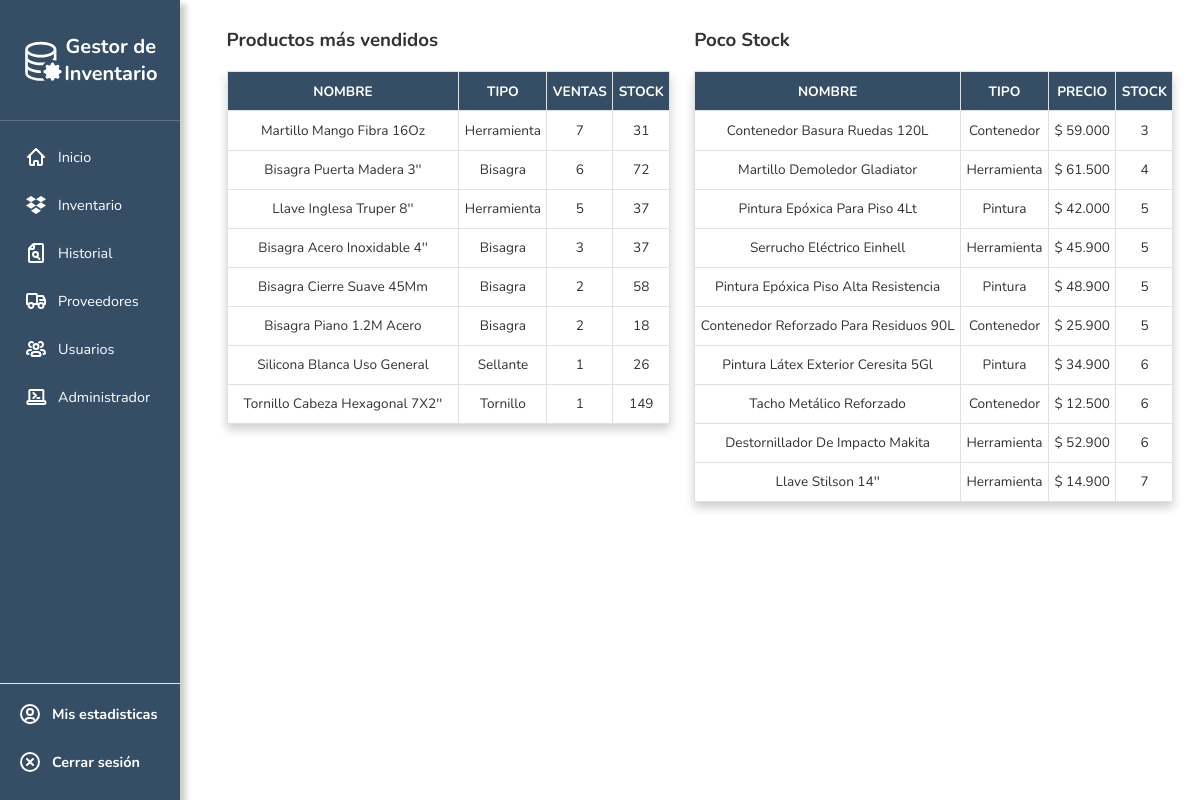
/index/ (signed in), run on the app's committed database.
### inventory/models.py (models this page shows, shortened)
class HistorialMovimiento(models.Model):
    producto_id = models.IntegerField()
    nombre_producto = models.CharField(max_length=200)
    tipo_producto = models.CharField(max_length=50)
    codigo_barras = models.CharField(max_length=100, blank=True, null=True)
    fecha = models.DateTimeField(default=now)
    cambio_stock = models.IntegerField()
    stock_final = models.IntegerField()
    motivo = models.CharField(max_length=255, blank=True)
    usuario = models.ForeignKey(User, on_delete=models.SET_NULL, null=True, blank=True)
    precio = models.IntegerField()  # Assuming you want to track the price in the history
    boleta_codigo = models.CharField(max_length=32, blank=True, null=True, help_text="Código de boleta chileno (opcional)")

class Producto(models.Model):
    name = models.CharField(max_length=200, default='Sin nombre')
    product_type = models.ForeignKey(ProductType, on_delete=models.CASCADE, verbose_name="Tipo")
    price = models.IntegerField()
    stock = models.IntegerField(default=0)
    codigo_barras = models.CharField(max_length=50, null=True, blank=True)
    date_added = models.DateTimeField(default=now, editable=False)
    class Meta:
        verbose_name = "Producto"
        verbose_name_plural = "Productos"

class ProductType(models.Model):
    name = models.CharField(max_length=100, unique=True)
    description = models.TextField(blank=True, null=True)
    is_active = models.BooleanField(default=True)
    created_at = models.DateTimeField(auto_now_add=True)
    class Meta:
        verbose_name = "Tipo de Producto"
        verbose_name_plural = "Tipos de Productos"

### inventory/views.py (the view)
# urls.py: path('index', index, name='index'),
@login_required
def index(request):
    from django.db.models import F
    from django.db.models.functions import Abs
    ventas = (
        HistorialMovimiento.objects
        .filter(motivo__iexact='venta')
        .values('producto_id', 'nombre_producto', 'tipo_producto')
        .annotate(
            ventas=Sum(Abs(F('cambio_stock'))),
            recaudado=Sum(F('precio') * Abs(F('cambio_stock')))
        )
        .order_by('-ventas', 'nombre_producto')[:10]
    )
    productos_ids = [v['producto_id'] for v in ventas]
    productos_map = {p.id: p for p in Producto.objects.filter(id__in=productos_ids)}
    productos_ids_existentes = set(Producto.objects.values_list('id', flat=True))
    productos_mas_vendidos = []
    for v in ventas:
        if v['producto_id'] in productos_ids_existentes:
            prod = productos_map.get(v['producto_id'])
            productos_mas_vendidos.append({
                'name': v['nombre_producto'],
                'tipo': v['tipo_producto'],
                'ventas': v['ventas'],
                'stock': prod.stock if prod else '-',
            })
    least_stock_items = Producto.objects.all().order_by('stock', 'date_added')[:10]
    context = {
        'productos_mas_vendidos': productos_mas_vendidos,
        'least_stock_items': least_stock_items
    }
    return render(request, 'inv/index.html', context)

### inventory/templatetags/number_filters.py (called while the page is built)
@register.filter
def comma_miles(value):
    try:
        return f"{int(value):,}".replace(",", ".")
    except:
        return value

### inventory/templates/inv/index.html
{% extends 'inv/base.html' %}
{% load number_filters %}
{% block body %}
<div class="table-container">
  <div class="table-wrapper">
    <h3>Productos más vendidos</h3>
    <table class="table table-hover">
      <thead>
        <tr>
          <th class="col-nombre">Nombre</th>
          <th>Tipo</th>
          <th>Ventas</th>
          <th>Stock</th>
        </tr>
      </thead>
      <tbody>
        {% for producto in productos_mas_vendidos %}
        <tr>
          <td>{{ producto.name }}</td>
          <td>{{ producto.tipo }}</td>
          <td>{{ producto.ventas }}</td>
          <td>{{ producto.stock }}</td>
        </tr>
        {% empty %}
        <tr>
          <td colspan="4" class="text-center">No hay ventas registradas.</td>
        </tr>
        {% endfor %}
      </tbody>
    </table>
  </div>
  <div class="table-wrapper">
    <h3>Poco Stock</h3>
    <table class="table table-hover">
      <thead>
        <tr>
          <th class="col-nombre">Nombre</th>
          <th>Tipo</th>
          <th>Precio</th>
          <th>Stock</th>
        </tr>
      </thead>
      <tbody>
        {% for producto in least_stock_items %}
        <tr class="{% if producto.stock == 0 %}table-danger{% elif producto.stock <= 5 %}table-warning{% endif %}">
          <td>{{ producto.name }}</td>
          <td>{{ producto.product_type.name }}</td>
          <td class="price-cell">$ {{ producto.price|comma_miles }}</td>
          <td>
            <span class="badge {% if producto.stock == 0 %}bg-danger{% elif producto.stock <= 5 %}bg-warning{% else %}bg-success{% endif %}">
              {{ producto.stock }}
            </span>
          </td>
        </tr>
        {% empty %}
        <tr>
          <td colspan="5" class="text-center">No hay productos en el inventario.</td>
        </tr>
        {% endfor %}
      </tbody>
    </table>
  </div>
</div>
{% endblock %}

### inventory/static/css/style.css (style rules this page uses)
html, body { overflow-x: hidden; font-family: 'Nunito', Arial, sans-serif; background-color: #ffffff; color: #333; margin: 0; padding: 0; }
.table-container { display: flex; gap: 2vw; justify-content: center; width: 100%; max-width: 100vw; box-sizing: border-box; padding-bottom: 2em; overflow-x: auto; }
.table { border-left: 1px solid #dee2e6; border-right: 1px solid #dee2e6; border-collapse: collapse; width: 100%; background-color: white; overflow-x: auto; margin-top: 2vh; box-shadow: 0 0.4rem 0.6rem rgba(0, 0, 0, 0.2); }
.table th { border-collapse: collapse; background-color: #354e66; color: white; text-align: center; padding: 1em; font-weight: bold; text-transform: uppercase; font-size: 1rem; }
.table td { text-align: center; padding: 1em; vertical-align: middle; border-bottom: 1px solid #dee2e6; font-size: 1rem; }
.price-cell { white-space: nowrap; }
.table { width: 100%; border-collapse: collapse; }
.table th, .table td { overflow: hidden; text-overflow: ellipsis; white-space: nowrap; vertical-align: middle; border: 1px solid #dee2e6; }
.table th { background-color: #354e66 !important; color: white; position: relative; }
@media (max-width: 1366px) { .table-container { padding-left: 0.5em; padding-right: 0.5em; } }
@media (max-width: 1366px) { .table th, .table td { padding: 0.8em 0.5em; font-size: 0.9rem; } }
@media (max-width: 1280px) { .table-container { padding-left: 0.3em; padding-right: 0.3em; } }
@media (max-width: 1280px) { .table th, .table td { padding: 0.7em 0.4em; font-size: 0.85rem; } }
@media (max-width: 1280px) { .col-nombre { min-width: 180px; max-width: 300px; width: 35%; } }
.col-nombre { min-width: 220px; max-width: 400px; width: 40%; white-space: normal; word-break: break-word; }

### data on the page
HistorialMovimiento: name "Bisagra Puerta Madera 3''", tipo "Bisagra", ventas "6", stock "72"
HistorialMovimiento: name "Llave Inglesa Truper 8''", tipo "Herramienta", ventas "5", stock "37"
HistorialMovimiento: name "Bisagra Acero Inoxidable 4''", tipo "Bisagra", ventas "3", stock "37"
HistorialMovimiento: name "Bisagra Cierre Suave 45Mm", tipo "Bisagra", ventas "2", stock "58"
HistorialMovimiento: name "Bisagra Piano 1.2M Acero", tipo "Bisagra", ventas "2", stock "18"
HistorialMovimiento: name "Silicona Blanca Uso General", tipo "Sellante", ventas "1", stock "26"
Producto: name "Contenedor Basura Ruedas 120L", product_type.name "Contenedor", price|comma_miles "59.000", stock "3"
Producto: name "Martillo Demoledor Gladiator", product_type.name "Herramienta", price|comma_miles "61.500", stock "4"
Producto: name "Pintura Epóxica Para Piso 4Lt", product_type.name "Pintura", price|comma_miles "42.000", stock "5"
Producto: name "Serrucho Eléctrico Einhell", product_type.name "Herramienta", price|comma_miles "45.900", stock "5"
Producto: name "Pintura Epóxica Piso Alta Resistencia", product_type.name "Pintura", price|comma_miles "48.900", stock "5"
Producto: name "Contenedor Reforzado Para Residuos 90L", product_type.name "Contenedor", price|comma_miles "25.900", stock "5"
Producto: name "Pintura Látex Exterior Ceresita 5Gl", product_type.name "Pintura", price|comma_miles "34.900", stock "6"
Producto: name "Tacho Metálico Reforzado", product_type.name "Contenedor", price|comma_miles "12.500", stock "6"
Producto: name "Destornillador De Impacto Makita", product_type.name "Herramienta", price|comma_miles "52.900", stock "6"
Producto: name "Llave Stilson 14''", product_type.name "Herramienta", price|comma_miles "14.900", stock "7"

### other printed values
{{ producto.name }} "Martillo Mango Fibra 16Oz" "Tornillo Cabeza Hexagonal 7X2''"
{{ producto.tipo }} "Herramienta" "Tornillo"
{{ producto.ventas }} "7" "1"
{{ producto.stock }} "31" "149"
